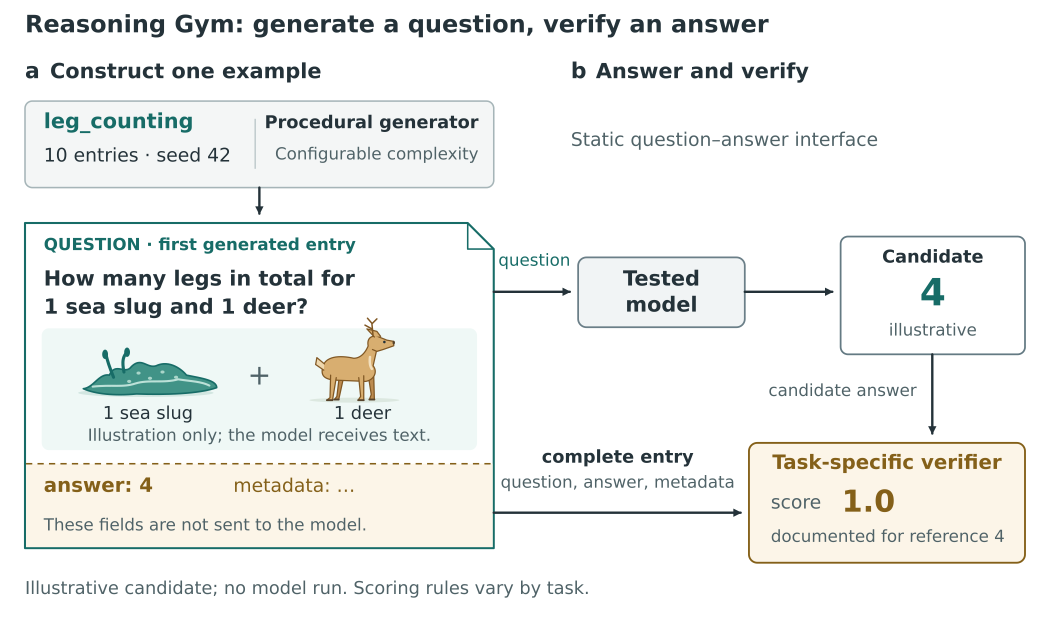
#> input picture examples/reasoning-gym-forward/reasoning-gym-setup.png, 2100 x 1238 px (shown at 1/2 size)
$ python build_figure.py
#> lines starting #> are read from the running program, lines starting #| are printed output that depends on the picture
#!/usr/bin/env python3
"""Build original, fully editable SVG; render directly with Inkscape at 300 dpi."""
from pathlib import Path
from html import escape
import subprocess
OUT=Path(__file__).parent
W,H=1008,594
p=[]
ink='#243239'; muted='#4f6267'; teal='#176c67'; pale='#eff8f6'; gold='#846019'; sand='#fcf5e8'; edge='#a6b5b8'
def add(s):p.append(s)
def text(x,y,s,size=18,weight='normal',fill=ink,anchor='start',family='DejaVu Sans'):
 add(f'<text x="{x}" y="{y}" font-family="{family}" font-size="{size}" font-weight="{weight}" fill="{fill}" text-anchor="{anchor}">{escape(s)}</text>')
def rect(x,y,w,h,fill='white',stroke='none',r=0,sw=1.5):
 add(f'<rect x="{x}" y="{y}" width="{w}" height="{h}" rx="{r}" fill="{fill}" stroke="{stroke}" stroke-width="{sw}"/>')
def path(d,fill='none',stroke=ink,sw=2,extra=''):
 add(f'<path d="{d}" fill="{fill}" stroke="{stroke}" stroke-width="{sw}" stroke-linecap="round" stroke-linejoin="round" {extra}/>')
def arrow(d,color=ink):path(d,stroke=color,sw=2.3,extra='marker-end="url(#arrow)"')
def line(x1,y1,x2,y2,color=edge,sw=1.5,extra=''):
 add(f'<line x1="{x1}" y1="{y1}" x2="{x2}" y2="{y2}" stroke="{color}" stroke-width="{sw}" {extra}/>')
def ellipse(cx,cy,rx,ry,fill,stroke='none',sw=1.5):
 add(f'<ellipse cx="{cx}" cy="{cy}" rx="{rx}" ry="{ry}" fill="{fill}" stroke="{stroke}" stroke-width="{sw}"/>')
add(f'<svg xmlns="http://www.w3.org/2000/svg" width="7in" height="{H/144}in" viewBox="0 0 {W} {H}" role="img" aria-labelledby="title desc">')
add('<title id="title">Reasoning Gym benchmark setup</title><desc id="desc">Procedural leg-counting generation with size 10 and seed 42 produces an entry containing a question about one sea slug and one deer. The model receives only question text and produces an illustrative answer 4. A task-specific verifier receives the answer and the complete entry including reference answer and metadata. A reference answer check is documented to score 1.0. No aggregate model performance is shown.</desc>')
add('<defs><marker id="arrow" markerWidth="8" markerHeight="8" refX="7" refY="4" orient="auto" markerUnits="userSpaceOnUse"><path d="M0 0 L8 4 L0 8 Z" fill="#243239"/></marker></defs>')
rect(0,0,W,H)
text(24,31,'Reasoning Gym: generate a question, verify an answer',23,'bold')
text(24,75,'a',21,'bold'); text(48,75,'Construct one example',20,'bold')
text(548,75,'b',21,'bold'); text(572,75,'Answer and verify',20,'bold')
# A compact generation strip; no pictorial stack implies an unsupported count.
add('<g id="procedural-construction">')
rect(24,97,450,83,'#f4f6f6',edge,7)
text(42,123,'leg_counting',20,'bold',teal)
text(42,155,'10 entries  ·  seed 42',18)
line(245,114,245,162,'#c1ccce')
text(254,123,'Procedural generator',17,'bold')
text(264,153,'Configurable complexity',16,fill=muted)
arrow('M249 180 V205')
add('</g>')
text(548,140,'Static question–answer interface',18,fill=muted)
# Main generated entry; all fields remain one identifiable object.
add('<g id="generated-entry">')
path('M24 214 H449 L474 239 V526 H24 Z',fill='white',stroke=teal,sw=2)
path('M449 214 V239 H474',stroke=teal,sw=1.5)
text(42,240,'QUESTION  ·  first generated entry',16,'bold',teal)
text(42,274,'How many legs in total for',20,'bold')
text(42,301,'1 sea slug and 1 deer?',20,'bold')
rect(40,315,418,117,pale,r=7)
# Original illustrative sea slug, shown without invented legs.
add('<g id="illustration-sea-slug" transform="translate(75 334)">')
ellipse(65,43,65,4,'#d2e6e1')
path('M5 39 C15 38 20 24 30 26 C36 13 45 26 51 18 C61 8 66 20 75 17 C88 11 100 21 104 26 C119 29 133 31 133 38 C116 44 84 45 56 44 C35 46 16 44 5 39 Z',fill='#419387',stroke='#176c67',sw=1.6)
path('M14 37 C33 35 43 38 55 34 C68 30 82 34 96 30 C109 32 118 32 126 36',stroke='#bce1d8',sw=2)
path('M34 28 C30 18 28 12 27 7 M44 23 C42 13 43 8 47 4',stroke='#176c67',sw=3)
ellipse(25.9,6,2.8,4.5,'#176c67');ellipse(47,4,2.8,4.5,'#176c67')
for x,y in [(58,24),(69,29),(81,23),(94,28),(49,32)]:ellipse(x,y,2,1.5,'#a9d5c9')
add('</g>')
text(142,402,'1 sea slug',17,anchor='middle')
text(249,369,'+',27,fill=muted,anchor='middle')
# Original side-view deer. Four separate legs preserve the relevant count.
add('<g id="illustration-deer" transform="translate(306 330) scale(.6)">')
ellipse(57,90,72,4,'#dce8e0')
# far legs
path('M33 51 L29 84 L25 89 H32 L39 57 M79 49 L84 81 L81 89 H89 L88 51',fill='#bc8b50',stroke='#805723',sw=2)
# torso and neck
path('M6 39 C9 19 34 18 56 23 C68 23 76 12 80 1 L94 4 L87 35 C95 45 88 58 75 60 L27 58 C11 57 3 52 6 39 Z',fill='#d8ae70',stroke='#805723',sw=2)
# tail
path('M9 32 L-3 22 L-5 33 L8 42',fill='#eed7ad',stroke='#805723',sw=2)
# near legs, each terminates in a dark hoof
path('M19 50 L18 86 L13 90 H22 L28 54 M64 54 L67 84 L63 90 H72 L72 51',fill='#d8ae70',stroke='#805723',sw=2)
path('M13 90 H22 M25 89 H32 M63 90 H72 M81 89 H89',stroke='#56432b',sw=3)
# head, muzzle, ear and visible antler branches
path('M79 3 C77 -8 83 -14 94 -12 L109 -6 L120 -4 L120 3 L103 9 L93 12 L86 9',fill='#d8ae70',stroke='#805723',sw=2)
path('M89 -11 L77 -24 L93 -20 L99 -12',fill='#d8ae70',stroke='#805723',sw=2)
path('M87 -12 L85 -33 L78 -41 M85 -32 L93 -40 M85 -24 L74 -30',stroke='#805723',sw=2.4)
ellipse(105,-3,2.1,2.1,'#243239');ellipse(120,-2,2,3,'#56432b')
path('M82 21 C81 30 82 36 85 40',stroke='#f2dfbd',sw=4)
add('</g>')
text(348,402,'1 deer',17,anchor='middle')
text(249,423,'Illustration only; the model receives text.',16,fill=muted,anchor='middle')
# Reference/metadata band: this is not model input.
rect(25,445,448,80,sand)
line(25,445,473,445,gold,1.5,'stroke-dasharray="6 5"')
text(42,472,'answer: 4',19,'bold',gold)
text(224,472,'metadata: …',18,fill=gold)
text(42,509,'These fields are not sent to the model.',16,fill=muted)
add('</g>')
# Upper model path originates beside the question text.
add('<g id="model-visible-route">')
text(513,255,'question',16,fill=teal,anchor='middle')
arrow('M474 280 H547')
rect(555,247,160,67,'#f1f4f5','#6b7f88',8,1.7)
text(635,274,'Tested',20,'bold',anchor='middle');text(635,299,'model',20,'bold',anchor='middle')
arrow('M715 280 H799')
# Candidate answer slip, conventional source not measured model outcome.
rect(807,227,177,113,'white','#647a83',7,1.7)
text(895.5,252,'Candidate',17,'bold',anchor='middle')
text(895.5,293,'4',36,'bold',teal,anchor='middle')
text(895.5,322,'illustrative',16,fill=muted,anchor='middle')
arrow('M895 340 V416')
text(880,380,'candidate answer',16,fill=muted,anchor='end')
add('</g>')
# The full entry and candidate meet at the evaluator, with no feedback arrow.
add('<g id="evaluation-route">')
text(593,444,'complete entry',17,'bold',anchor='middle')
text(593,468,'question, answer, metadata',16,fill=muted,anchor='middle')
arrow('M474 492 H711')
rect(719,425,265,115,sand,gold,8,1.8)
text(851.5,450,'Task-specific verifier',19,'bold',gold,anchor='middle')
text(740,488,'score',18,fill=muted)
text(808,491,'1.0',29,'bold',gold)
text(740,520,'documented for reference 4',16,fill=muted)
add('</g>')
text(24,570,'Illustrative candidate; no model run. Scoring rules vary by task.',17,fill=muted)
add('</svg>')
svg=OUT/'reasoning-gym-setup.svg';svg.write_text('\n'.join(p))
subprocess.run(['inkscape',str(svg),'--export-type=png',f'--export-filename={OUT / "reasoning-gym-setup.png"}','--export-dpi=300'],check=True)
#> (this line was passed over: subprocess is not available in this run)
subprocess.run(['inkscape',str(svg),'--export-type=png',f'--export-filename={OUT / "paper-width-proof.png"}','--export-dpi=96'],check=True)
#> (this line was passed over: subprocess is not available in this run)
# Inspection views are derived directly from the vector render.
from PIL import Image,ImageOps
im=Image.open(OUT/'reasoning-gym-setup.png').convert('RGB')
ImageOps.grayscale(im).save(OUT/'grayscale-proof.png')
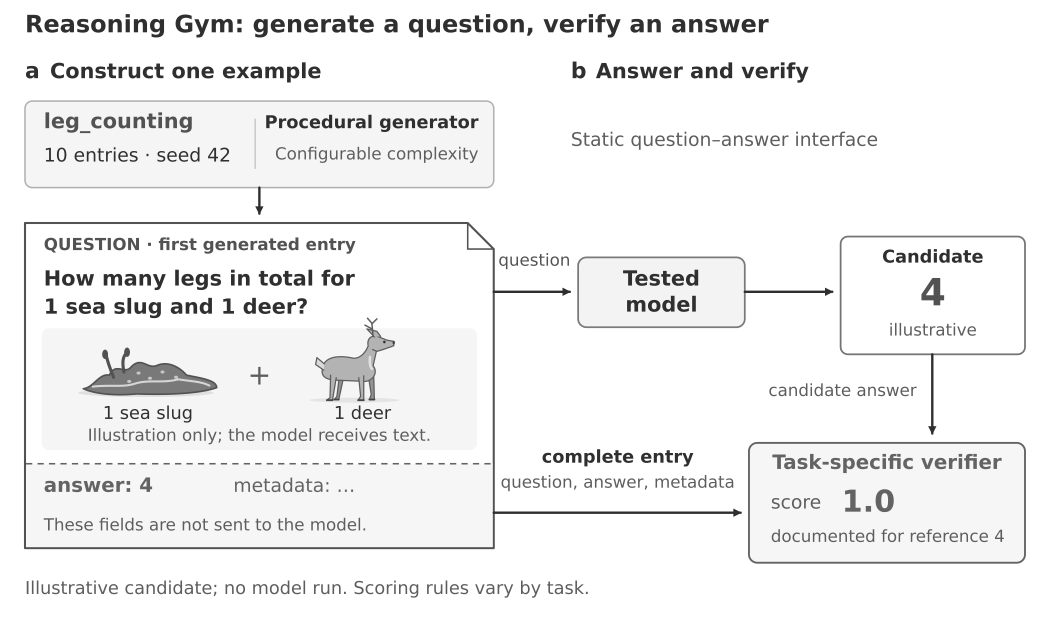
#> saved as grayscale-proof.png: PIL image 2100x1238 L (shown at 1/2 size); min 47, max 255, mean 240.2
im.thumbnail((420,420));im.save(OUT/'thumbnail-proof.png')
#> after `im.thumbnail((420, 420))`:
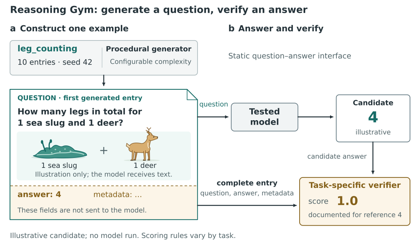
#> im: PIL image 420x248 RGB; mean R, G, B 239, 240.7, 238.7
